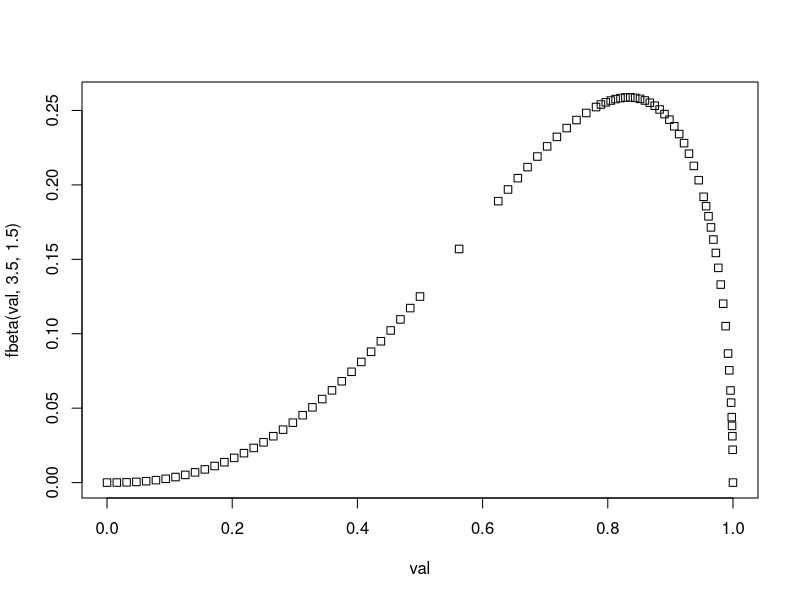

Write the R code that produced this figure.

## Adaptive integration:	 Venables and Ripley pp. 105-110
## This is the basic integrator.

area <- function(f, a, b, ..., fa = f(a, ...), fb = f(b, ...), limit
		 = 10, eps = 1.e-5)
{
    h <- b - a
    d <- (a + b)/2
    fd <- f(d, ...)
    a1 <- ((fa + fb) * h)/2
    a2 <- ((fa + 4 * fd + fb) * h)/6
    if(abs(a1 - a2) < eps)
	return(a2)
    if(limit == 0) {
	warning(paste("iteration limit reached near x = ",
		      d))
	return(a2)
    }
    area(f, a, d, ..., fa = fa, fb = fd, limit = limit - 1,
	 eps = eps) + area(f, d, b, ..., fa = fd, fb =
	 fb, limit = limit - 1, eps = eps)
}


## The function to be integrated

fbeta <- function(x, alpha, beta)
{
    x^(alpha - 1) * (1 - x)^(beta - 1)
}


## Compute the approximate integral, the exact integral and the error

b0 <- area(fbeta, 0, 1, alpha=3.5, beta=1.5)
b1 <- exp(lgamma(3.5) + lgamma(1.5) - lgamma(5))
c(b0, b1, b0-b1)


## Modify the function so that it records where it was evaluated

fbeta.tmp <- function (x, alpha, beta)
{
    val <<- c(val, x)
    x^(alpha - 1) * (1 - x)^(beta - 1)
}


## Recompute and plot the evaluation points.

val <- NULL
b0 <- area(fbeta.tmp, 0, 1, alpha=3.5, beta=1.5)
plot(val, fbeta(val, 3.5, 1.5), pch=0)


## Better programming style -- renaming the function will have no effect.
## The use of "Recall" as in V+R is VERY black magic.  You can get the
## same effect transparently by supplying a wrapper function.
## This is the approved Abelson+Sussman method.

area <- function(f, a, b, ..., limit=10, eps=1e-5) {
    area2 <- function(f, a, b, ..., fa = f(a, ...), fb = f(b, ...),
		      limit = limit, eps = eps) {
	h <- b - a
	d <- (a + b)/2
	fd <- f(d, ...)
	a1 <- ((fa + fb) * h)/2
	a2 <- ((fa + 4 * fd + fb) * h)/6
	if(abs(a1 - a2) < eps)
	    return(a2)
	if(limit == 0) {
	    warning(paste("iteration limit reached near x =", d))
	    return(a2)
	}
	area2(f, a, d, ..., fa = fa, fb = fd, limit = limit - 1,
	      eps = eps) + area2(f, d, b, ..., fa = fd, fb =
	      fb, limit = limit - 1, eps = eps)
    }
    area2(f, a, b, ..., limit=limit, eps=eps)
}
